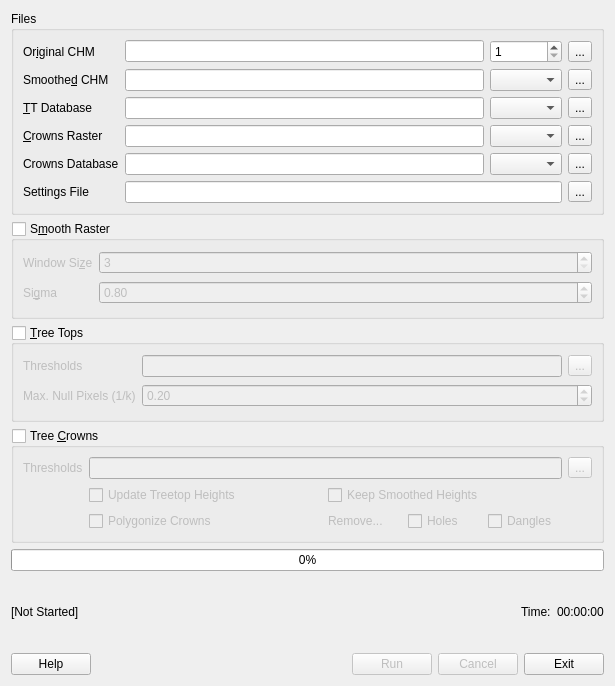
<?xml version="1.0" encoding="UTF-8"?>
<ui version="4.0">
 <class>TTForm</class>
 <widget class="QWidget" name="TTForm">
  <property name="geometry">
   <rect>
    <x>0</x>
    <y>0</y>
    <width>615</width>
    <height>686</height>
   </rect>
  </property>
  <property name="sizePolicy">
   <sizepolicy hsizetype="Fixed" vsizetype="Fixed">
    <horstretch>0</horstretch>
    <verstretch>0</verstretch>
   </sizepolicy>
  </property>
  <property name="windowTitle">
   <string>TT</string>
  </property>
  <layout class="QVBoxLayout" name="verticalLayout" stretch="0,0,0,0,0,0">
   <item>
    <widget class="QGroupBox" name="grpFiles">
     <property name="title">
      <string>Files</string>
     </property>
     <layout class="QGridLayout" name="gridLayout_3">
      <item row="2" column="2">
       <widget class="QComboBox" name="cboTTDatabaseDriver"/>
      </item>
      <item row="4" column="0">
       <widget class="QLabel" name="label_19">
        <property name="sizePolicy">
         <sizepolicy hsizetype="Fixed" vsizetype="Preferred">
          <horstretch>0</horstretch>
          <verstretch>0</verstretch>
         </sizepolicy>
        </property>
        <property name="text">
         <string>Crowns Database</string>
        </property>
       </widget>
      </item>
      <item row="2" column="1">
       <widget class="QLineEdit" name="txtTTDatabase">
        <property name="mouseTracking">
         <bool>false</bool>
        </property>
        <property name="acceptDrops">
         <bool>false</bool>
        </property>
       </widget>
      </item>
      <item row="2" column="4">
       <widget class="QToolButton" name="btnTTDatabase">
        <property name="mouseTracking">
         <bool>false</bool>
        </property>
        <property name="acceptDrops">
         <bool>false</bool>
        </property>
        <property name="text">
         <string>...</string>
        </property>
       </widget>
      </item>
      <item row="3" column="2">
       <widget class="QComboBox" name="cboCrownsRasterDriver"/>
      </item>
      <item row="1" column="4">
       <widget class="QToolButton" name="btnSmoothedCHM">
        <property name="mouseTracking">
         <bool>false</bool>
        </property>
        <property name="acceptDrops">
         <bool>false</bool>
        </property>
        <property name="text">
         <string>...</string>
        </property>
       </widget>
      </item>
      <item row="1" column="1">
       <widget class="QLineEdit" name="txtSmoothedCHM">
        <property name="mouseTracking">
         <bool>false</bool>
        </property>
        <property name="acceptDrops">
         <bool>false</bool>
        </property>
       </widget>
      </item>
      <item row="3" column="0">
       <widget class="QLabel" name="label_10">
        <property name="sizePolicy">
         <sizepolicy hsizetype="Fixed" vsizetype="Preferred">
          <horstretch>0</horstretch>
          <verstretch>0</verstretch>
         </sizepolicy>
        </property>
        <property name="text">
         <string>&amp;Crowns Raster</string>
        </property>
        <property name="buddy">
         <cstring>txtCrownsRaster</cstring>
        </property>
       </widget>
      </item>
      <item row="0" column="4">
       <widget class="QToolButton" name="btnOriginalCHM">
        <property name="mouseTracking">
         <bool>false</bool>
        </property>
        <property name="acceptDrops">
         <bool>false</bool>
        </property>
        <property name="text">
         <string>...</string>
        </property>
       </widget>
      </item>
      <item row="4" column="2">
       <widget class="QComboBox" name="cboCrownsDatabaseDriver">
        <property name="enabled">
         <bool>true</bool>
        </property>
       </widget>
      </item>
      <item row="4" column="1">
       <widget class="QLineEdit" name="txtCrownsDatabase">
        <property name="enabled">
         <bool>true</bool>
        </property>
        <property name="mouseTracking">
         <bool>false</bool>
        </property>
        <property name="acceptDrops">
         <bool>false</bool>
        </property>
       </widget>
      </item>
      <item row="1" column="2">
       <widget class="QComboBox" name="cboSmoothedCHMDriver"/>
      </item>
      <item row="3" column="4">
       <widget class="QToolButton" name="btnCrownsRaster">
        <property name="mouseTracking">
         <bool>false</bool>
        </property>
        <property name="acceptDrops">
         <bool>false</bool>
        </property>
        <property name="text">
         <string>...</string>
        </property>
       </widget>
      </item>
      <item row="1" column="0">
       <widget class="QLabel" name="label_12">
        <property name="sizePolicy">
         <sizepolicy hsizetype="Fixed" vsizetype="Preferred">
          <horstretch>0</horstretch>
          <verstretch>0</verstretch>
         </sizepolicy>
        </property>
        <property name="text">
         <string>Smoothe&amp;d CHM</string>
        </property>
        <property name="buddy">
         <cstring>txtSmoothedCHM</cstring>
        </property>
       </widget>
      </item>
      <item row="0" column="0">
       <widget class="QLabel" name="label_11">
        <property name="sizePolicy">
         <sizepolicy hsizetype="Fixed" vsizetype="Preferred">
          <horstretch>0</horstretch>
          <verstretch>0</verstretch>
         </sizepolicy>
        </property>
        <property name="text">
         <string>Or&amp;iginal CHM</string>
        </property>
        <property name="buddy">
         <cstring>txtOriginalCHM</cstring>
        </property>
       </widget>
      </item>
      <item row="3" column="1">
       <widget class="QLineEdit" name="txtCrownsRaster">
        <property name="mouseTracking">
         <bool>false</bool>
        </property>
        <property name="acceptDrops">
         <bool>false</bool>
        </property>
       </widget>
      </item>
      <item row="2" column="0">
       <widget class="QLabel" name="label_6">
        <property name="sizePolicy">
         <sizepolicy hsizetype="Fixed" vsizetype="Preferred">
          <horstretch>0</horstretch>
          <verstretch>0</verstretch>
         </sizepolicy>
        </property>
        <property name="text">
         <string>&amp;TT Database</string>
        </property>
        <property name="buddy">
         <cstring>txtTTDatabase</cstring>
        </property>
       </widget>
      </item>
      <item row="4" column="4">
       <widget class="QToolButton" name="btnCrownsDatabase">
        <property name="enabled">
         <bool>true</bool>
        </property>
        <property name="mouseTracking">
         <bool>false</bool>
        </property>
        <property name="acceptDrops">
         <bool>false</bool>
        </property>
        <property name="text">
         <string>...</string>
        </property>
       </widget>
      </item>
      <item row="5" column="0">
       <widget class="QLabel" name="label_14">
        <property name="text">
         <string>Settings File</string>
        </property>
       </widget>
      </item>
      <item row="5" column="4">
       <widget class="QToolButton" name="btnSettingsFile">
        <property name="text">
         <string>...</string>
        </property>
       </widget>
      </item>
      <item row="5" column="1" colspan="2">
       <widget class="QLineEdit" name="txtSettingsFile"/>
      </item>
      <item row="0" column="1">
       <widget class="QLineEdit" name="txtOriginalCHM">
        <property name="mouseTracking">
         <bool>false</bool>
        </property>
        <property name="acceptDrops">
         <bool>false</bool>
        </property>
        <property name="clearButtonEnabled">
         <bool>false</bool>
        </property>
       </widget>
      </item>
      <item row="0" column="2">
       <widget class="QSpinBox" name="spnOriginalCHMBand">
        <property name="minimum">
         <number>1</number>
        </property>
        <property name="maximum">
         <number>999</number>
        </property>
       </widget>
      </item>
     </layout>
    </widget>
   </item>
   <item>
    <widget class="QGroupBox" name="grpSmoothing">
     <property name="title">
      <string>S&amp;mooth Raster</string>
     </property>
     <property name="checkable">
      <bool>true</bool>
     </property>
     <property name="checked">
      <bool>false</bool>
     </property>
     <layout class="QHBoxLayout" name="horizontalLayout_2">
      <item>
       <layout class="QGridLayout" name="gridLayout_4">
        <item row="0" column="0">
         <widget class="QLabel" name="label">
          <property name="sizePolicy">
           <sizepolicy hsizetype="Fixed" vsizetype="Preferred">
            <horstretch>0</horstretch>
            <verstretch>0</verstretch>
           </sizepolicy>
          </property>
          <property name="text">
           <string>Window Si&amp;ze</string>
          </property>
          <property name="buddy">
           <cstring>spnSmoothWindow</cstring>
          </property>
         </widget>
        </item>
        <item row="1" column="0">
         <widget class="QLabel" name="label_2">
          <property name="text">
           <string>Si&amp;gma</string>
          </property>
          <property name="buddy">
           <cstring>spnSmoothSigma</cstring>
          </property>
         </widget>
        </item>
        <item row="1" column="1">
         <widget class="QDoubleSpinBox" name="spnSmoothSigma">
          <property name="mouseTracking">
           <bool>false</bool>
          </property>
          <property name="minimum">
           <double>0.000000000000000</double>
          </property>
          <property name="maximum">
           <double>100.000000000000000</double>
          </property>
          <property name="singleStep">
           <double>0.100000000000000</double>
          </property>
          <property name="value">
           <double>0.800000000000000</double>
          </property>
         </widget>
        </item>
        <item row="0" column="1">
         <widget class="QSpinBox" name="spnSmoothWindow">
          <property name="mouseTracking">
           <bool>false</bool>
          </property>
          <property name="minimum">
           <number>3</number>
          </property>
          <property name="singleStep">
           <number>2</number>
          </property>
         </widget>
        </item>
       </layout>
      </item>
     </layout>
    </widget>
   </item>
   <item>
    <widget class="QGroupBox" name="grpTops">
     <property name="title">
      <string>&amp;Tree Tops</string>
     </property>
     <property name="checkable">
      <bool>true</bool>
     </property>
     <property name="checked">
      <bool>false</bool>
     </property>
     <layout class="QHBoxLayout" name="horizontalLayout">
      <item>
       <layout class="QGridLayout" name="topsGrid">
        <item row="0" column="1" colspan="2">
         <widget class="QLineEdit" name="txtTopsThresholds">
          <property name="sizePolicy">
           <sizepolicy hsizetype="Expanding" vsizetype="Fixed">
            <horstretch>1</horstretch>
            <verstretch>0</verstretch>
           </sizepolicy>
          </property>
         </widget>
        </item>
        <item row="0" column="0">
         <widget class="QLabel" name="label_18">
          <property name="sizePolicy">
           <sizepolicy hsizetype="Fixed" vsizetype="Preferred">
            <horstretch>0</horstretch>
            <verstretch>0</verstretch>
           </sizepolicy>
          </property>
          <property name="text">
           <string>Thresholds</string>
          </property>
         </widget>
        </item>
        <item row="1" column="1" colspan="3">
         <widget class="QDoubleSpinBox" name="spnTopsMaxNulls">
          <property name="maximum">
           <double>1.000000000000000</double>
          </property>
          <property name="singleStep">
           <double>0.100000000000000</double>
          </property>
          <property name="value">
           <double>0.200000000000000</double>
          </property>
         </widget>
        </item>
        <item row="1" column="0">
         <widget class="QLabel" name="label_3">
          <property name="sizePolicy">
           <sizepolicy hsizetype="Fixed" vsizetype="Preferred">
            <horstretch>0</horstretch>
            <verstretch>0</verstretch>
           </sizepolicy>
          </property>
          <property name="text">
           <string>Max. Null Pixels (1/k)</string>
          </property>
         </widget>
        </item>
        <item row="0" column="3">
         <widget class="QToolButton" name="btnTopsThresholds">
          <property name="text">
           <string>...</string>
          </property>
         </widget>
        </item>
       </layout>
      </item>
     </layout>
    </widget>
   </item>
   <item>
    <widget class="QGroupBox" name="grpCrowns">
     <property name="title">
      <string>Tree &amp;Crowns</string>
     </property>
     <property name="flat">
      <bool>false</bool>
     </property>
     <property name="checkable">
      <bool>true</bool>
     </property>
     <property name="checked">
      <bool>false</bool>
     </property>
     <layout class="QHBoxLayout" name="horizontalLayout_3">
      <item>
       <layout class="QGridLayout" name="crownsGrid">
        <item row="3" column="1" colspan="3">
         <widget class="QCheckBox" name="chkCrownsDoDatabase">
          <property name="sizePolicy">
           <sizepolicy hsizetype="Minimum" vsizetype="Fixed">
            <horstretch>0</horstretch>
            <verstretch>0</verstretch>
           </sizepolicy>
          </property>
          <property name="minimumSize">
           <size>
            <width>0</width>
            <height>0</height>
           </size>
          </property>
          <property name="layoutDirection">
           <enum>Qt::LeftToRight</enum>
          </property>
          <property name="text">
           <string>Polygonize Crowns</string>
          </property>
         </widget>
        </item>
        <item row="3" column="4">
         <widget class="QLabel" name="lblCrownsRemove">
          <property name="text">
           <string>Remove...</string>
          </property>
         </widget>
        </item>
        <item row="3" column="6">
         <widget class="QCheckBox" name="chkCrownsRemoveDangles">
          <property name="enabled">
           <bool>false</bool>
          </property>
          <property name="text">
           <string>Dangles</string>
          </property>
         </widget>
        </item>
        <item row="3" column="5">
         <widget class="QCheckBox" name="chkCrownsRemoveHoles">
          <property name="enabled">
           <bool>false</bool>
          </property>
          <property name="text">
           <string>Holes</string>
          </property>
         </widget>
        </item>
        <item row="1" column="1" colspan="6">
         <widget class="QLineEdit" name="txtCrownsThresholds">
          <property name="sizePolicy">
           <sizepolicy hsizetype="Expanding" vsizetype="Fixed">
            <horstretch>1</horstretch>
            <verstretch>0</verstretch>
           </sizepolicy>
          </property>
         </widget>
        </item>
        <item row="1" column="7">
         <widget class="QToolButton" name="btnCrownsThresholds">
          <property name="text">
           <string>...</string>
          </property>
         </widget>
        </item>
        <item row="2" column="1" colspan="3">
         <widget class="QCheckBox" name="chkCrownsUpdateHeights">
          <property name="text">
           <string>Update Treetop Heights</string>
          </property>
         </widget>
        </item>
        <item row="2" column="4" colspan="3">
         <widget class="QCheckBox" name="chkCrownsKeepSmoothed">
          <property name="text">
           <string>Keep Smoothed Heights</string>
          </property>
         </widget>
        </item>
        <item row="1" column="0">
         <widget class="QLabel" name="label_7">
          <property name="sizePolicy">
           <sizepolicy hsizetype="Fixed" vsizetype="Preferred">
            <horstretch>0</horstretch>
            <verstretch>0</verstretch>
           </sizepolicy>
          </property>
          <property name="text">
           <string>Thresholds</string>
          </property>
         </widget>
        </item>
       </layout>
      </item>
     </layout>
    </widget>
   </item>
   <item>
    <layout class="QGridLayout" name="gridLayout">
     <item row="1" column="0">
      <widget class="QLabel" name="lblStatus">
       <property name="text">
        <string>[Not Started]</string>
       </property>
      </widget>
     </item>
     <item row="1" column="1">
      <widget class="QLabel" name="label_8">
       <property name="sizePolicy">
        <sizepolicy hsizetype="Fixed" vsizetype="Preferred">
         <horstretch>0</horstretch>
         <verstretch>0</verstretch>
        </sizepolicy>
       </property>
       <property name="text">
        <string>Time:</string>
       </property>
      </widget>
     </item>
     <item row="1" column="2">
      <widget class="QLabel" name="lblRunTime">
       <property name="sizePolicy">
        <sizepolicy hsizetype="Fixed" vsizetype="Preferred">
         <horstretch>0</horstretch>
         <verstretch>0</verstretch>
        </sizepolicy>
       </property>
       <property name="text">
        <string>00:00:00</string>
       </property>
      </widget>
     </item>
     <item row="0" column="0" colspan="3">
      <widget class="QProgressBar" name="prgStep">
       <property name="mouseTracking">
        <bool>false</bool>
       </property>
       <property name="acceptDrops">
        <bool>false</bool>
       </property>
       <property name="value">
        <number>0</number>
       </property>
      </widget>
     </item>
    </layout>
   </item>
   <item>
    <layout class="QHBoxLayout" name="buttonLayout">
     <item>
      <widget class="QPushButton" name="btnHelp">
       <property name="mouseTracking">
        <bool>false</bool>
       </property>
       <property name="acceptDrops">
        <bool>false</bool>
       </property>
       <property name="text">
        <string>Help</string>
       </property>
      </widget>
     </item>
     <item>
      <spacer name="horizontalSpacer">
       <property name="orientation">
        <enum>Qt::Horizontal</enum>
       </property>
       <property name="sizeHint" stdset="0">
        <size>
         <width>40</width>
         <height>20</height>
        </size>
       </property>
      </spacer>
     </item>
     <item>
      <widget class="QPushButton" name="btnRun">
       <property name="enabled">
        <bool>false</bool>
       </property>
       <property name="mouseTracking">
        <bool>false</bool>
       </property>
       <property name="acceptDrops">
        <bool>false</bool>
       </property>
       <property name="text">
        <string>Run</string>
       </property>
      </widget>
     </item>
     <item>
      <widget class="QPushButton" name="btnCancel">
       <property name="enabled">
        <bool>false</bool>
       </property>
       <property name="mouseTracking">
        <bool>false</bool>
       </property>
       <property name="acceptDrops">
        <bool>false</bool>
       </property>
       <property name="text">
        <string>Cancel</string>
       </property>
      </widget>
     </item>
     <item>
      <widget class="QPushButton" name="btnExit">
       <property name="mouseTracking">
        <bool>false</bool>
       </property>
       <property name="acceptDrops">
        <bool>false</bool>
       </property>
       <property name="text">
        <string>Exit</string>
       </property>
      </widget>
     </item>
    </layout>
   </item>
  </layout>
 </widget>
 <tabstops>
  <tabstop>grpSmoothing</tabstop>
  <tabstop>spnSmoothWindow</tabstop>
  <tabstop>spnSmoothSigma</tabstop>
  <tabstop>grpTops</tabstop>
  <tabstop>txtTopsThresholds</tabstop>
  <tabstop>grpCrowns</tabstop>
  <tabstop>btnHelp</tabstop>
  <tabstop>btnRun</tabstop>
  <tabstop>btnCancel</tabstop>
  <tabstop>btnExit</tabstop>
 </tabstops>
 <resources/>
 <connections/>
</ui>
